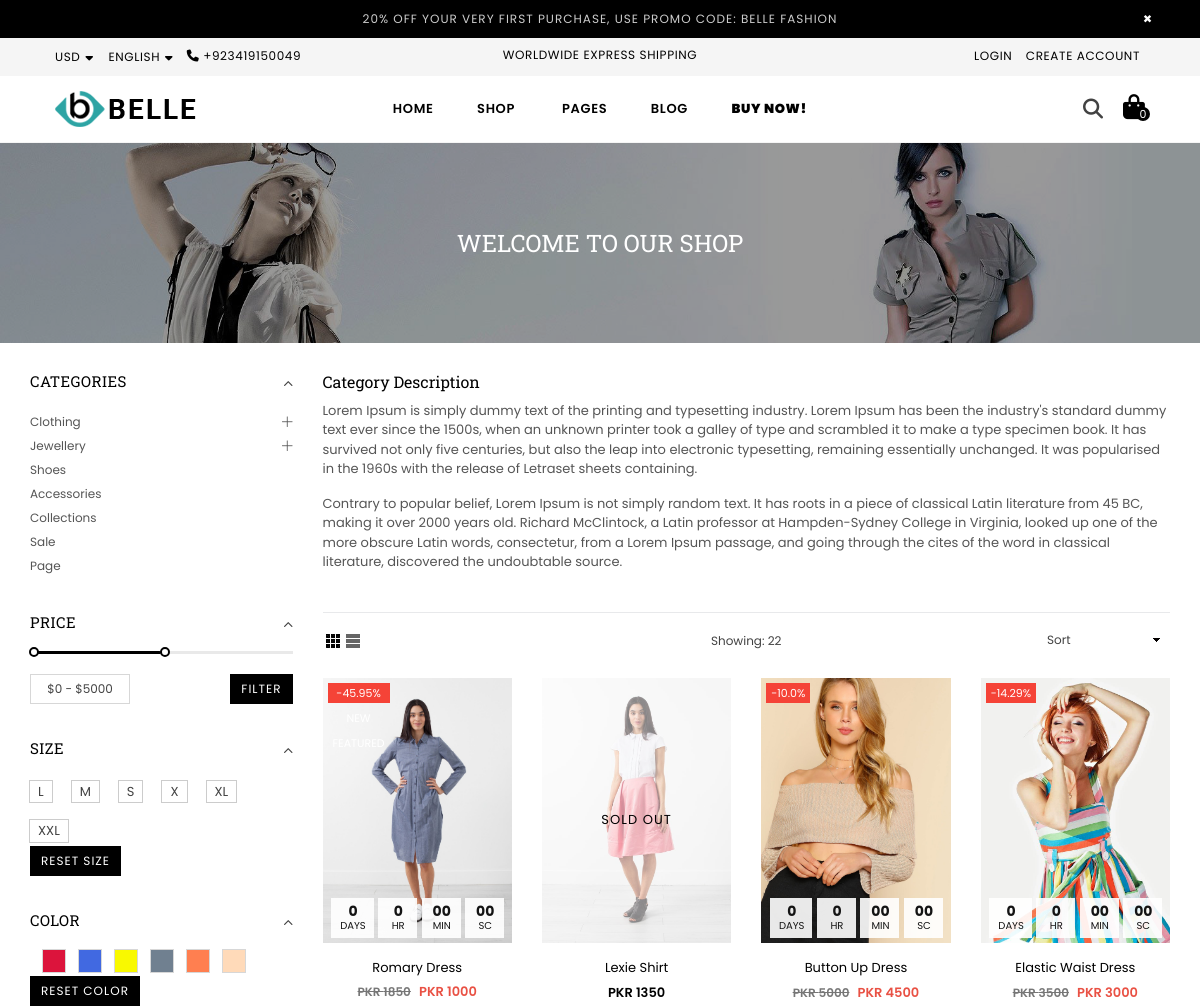
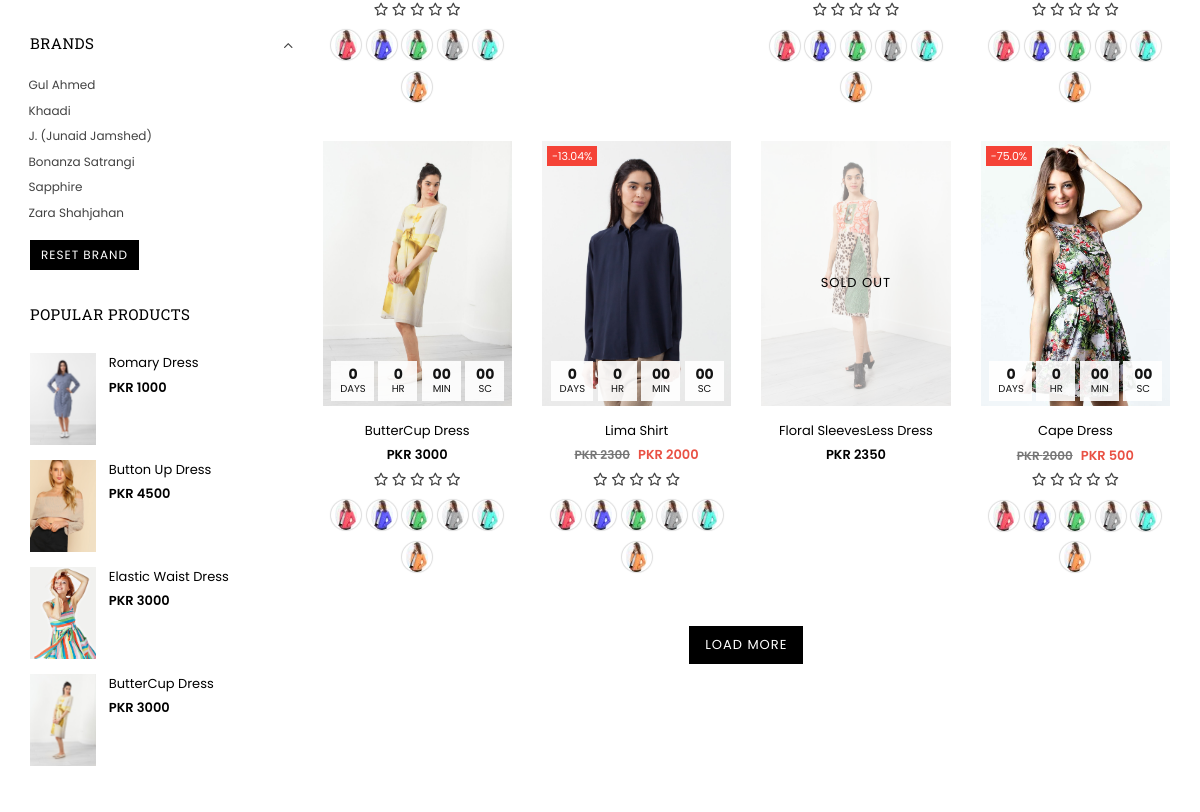
The app's page /shop (upper part), older data (2 pictures, top to bottom).
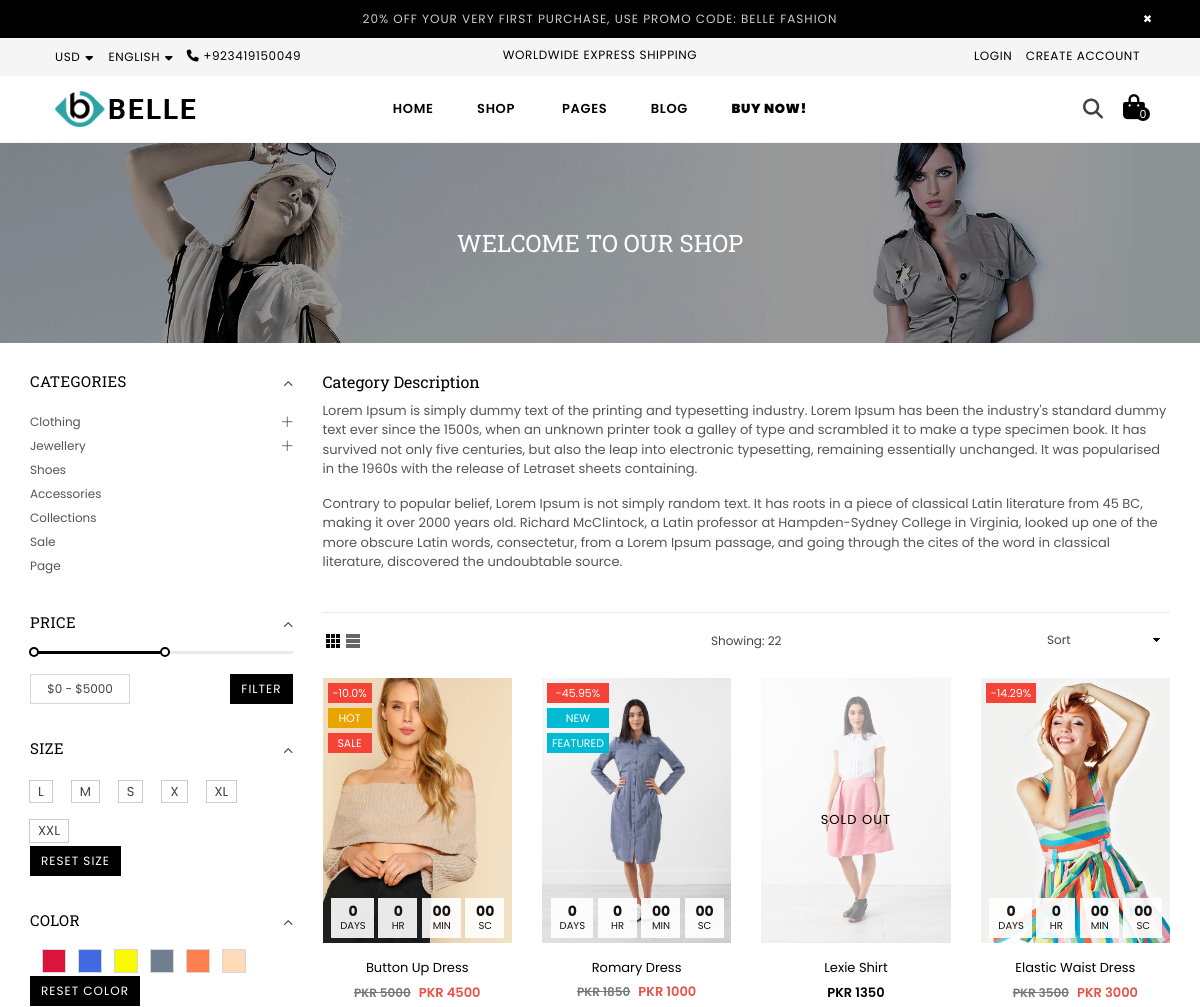
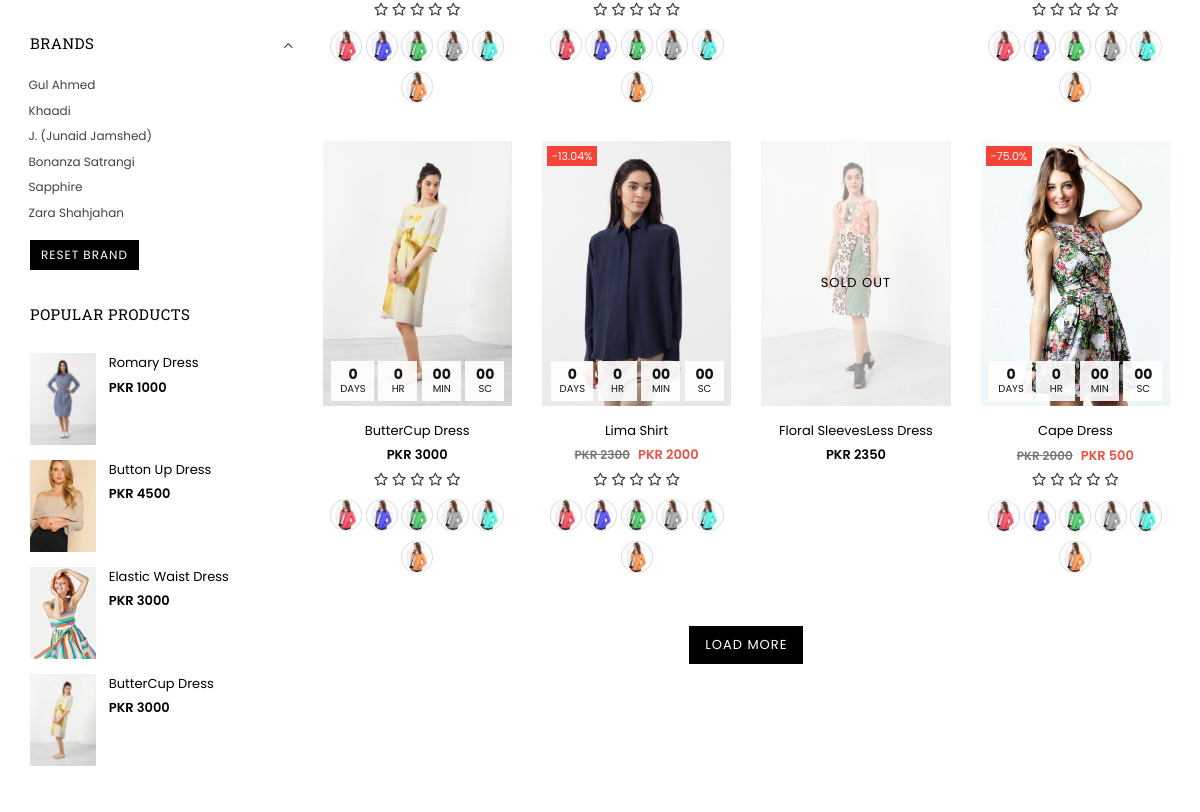
The same page, newer data (2 pictures, top to bottom).
### app/models.py (models this page shows, shortened)
class Size(models.Model):
    name = models.CharField(max_length=5, unique=True)  # e.g., S, M, L, XL

class Color(models.Model):
    name = models.CharField(max_length=30, unique=True)
    hex_code = models.CharField(max_length=7, blank=True, null=True)  # Optional: for color display

class Brand(models.Model):
    name=models.CharField(max_length=100,unique=True)

class Products(models.Model):
    name=models.CharField(max_length=100)
    description=models.TextField()
    slug=models.SlugField(max_length=50,unique=True,blank=True)
    in_stock=models.BooleanField()
    stock_quantity=models.IntegerField()
    last_update=models.DateTimeField(auto_now=True)
    sku=models.CharField(max_length=50)
    view_count=models.IntegerField(null=True,blank=True)
    price=models.IntegerField()
    striked_price=models.IntegerField(blank=True,null=True,default=0)
    product_type=models.CharField(max_length=20)
    labels=models.ManyToManyField(Labels,max_length=20)
    wishlist=models.ManyToManyField(User,related_name='wishlist',blank=True)
    collections=models.CharField(max_length=50)
    main_image= models.ImageField(upload_to='products/')  # Shown by default
    hover_image= models.ImageField(upload_to='products/')  # Shown on hover
    tag=models.ManyToManyField('Tag',related_name='products',blank=True)
    sizes = models.ManyToManyField(Size, related_name='products', blank=True)
    color = models.ManyToManyField(Color, related_name='productscolor', blank=True)
    brand=models.ForeignKey(Brand, on_delete=models.CASCADE,related_name='brand',blank=True)
    @property
    def discount_percentage(self):
        if self.striked_price:  # Ensure the striked price exists to avoid division by zero
            return round(100 - ((self.price / self.striked_price) * 100), 2)
        return 0  # No discount if no striked price
    class Meta:
        verbose_name = "Product"  # Correct singular form
        verbose_name_plural = "Products"  # Correct plural form

class Labels(models.Model):
    name = models.CharField(max_length=30, unique=True)

### app/views.py (the view)
# urls.py: path("shop",views.shoppage,name="shop"),
def shoppage(request):
    products = Products.objects.all()
    all_tags=Tag.objects.all()
    percentage=0
    for i in products:
        if i.striked_price:
            percentage=100-((round(i.price/i.striked_price,2)*100))
    top_product=Products.objects.all().order_by("-view_count")[0:4]
    all_brands = Brand.objects.all()
    selected_tags = request.GET.getlist('tag')
    if selected_tags:
        products = products.filter(tag__slug__in=selected_tags).distinct()
    selected_brands = request.GET.getlist('brand')
    if selected_brands:
        products = products.filter(brand__in=selected_brands)
    all_sizes = Size.objects.all().order_by('name')
    all_colors=Color.objects.all()
    selected_colors=request.GET.getlist('color')
    selected_sizes = request.GET.getlist('size')
    if selected_sizes:
        products = products.filter(sizes__name__in=selected_sizes).distinct()
    if selected_colors:
        products = products.filter(color__name__in=selected_colors).distinct()
    else:
        selected_colors = []
    price_form = PriceFilterForm(request.GET)
    if price_form.is_valid():
        min_price = price_form.cleaned_data.get('min_price')
        max_price = price_form.cleaned_data.get('max_price')
        if min_price is not None:
            products = products.filter(price__gte=min_price)
        if max_price is not None:
            products = products.filter(price__lte=max_price)
    products = products.annotate(avg_rating=Avg('reviews__rating')).order_by("-last_update")[:16]
    for product in products:
        product.average_rating = int(round(product.avg_rating)) if product.avg_rating else 0
    context = {
        "percentage":percentage,
        "top_product":top_product,
        "all_brands":all_brands,
        "products": products,
        "stars_range": range(1, 6),  # To loop for 1-5 stars in the template
        "all_sizes": all_sizes,
        "selected_sizes": selected_sizes,
        "price_filter_form": price_form,  # Include the price filter form in context
        "all_colors":all_colors,
        "selected_colors":selected_colors,
        'selected_brands': selected_brands,
        "all_tags":all_tags,
        }
    return render(request, "app/shop.html", context)

### app/forms.py
class PriceFilterForm(forms.Form):
    min_price = forms.IntegerField(required=False, min_value=0, widget=forms.NumberInput(attrs={
        'placeholder': 'Min Price',
        'class': 'form-control',
        'id': 'id_min_price'
    }))
    max_price = forms.IntegerField(required=False, min_value=0, widget=forms.NumberInput(attrs={
        'placeholder': 'Max Price',
        'class': 'form-control',
        'id': 'id_max_price'
    }))
    def clean(self):
        cleaned_data = super().clean()
        min_price = cleaned_data.get("min_price")
        max_price = cleaned_data.get("max_price")
        if min_price and max_price:
            if min_price > max_price:
                raise forms.ValidationError("Min price cannot be greater than Max price.")

### app/templates/app/shop.html (shortened to what the changed rows need)
{% extends "base.html" %} {% load static %} {% block title %} BELLE | SHOP {% endblock title %} {% block content %}
<div id="page-content">
  <div class="collection-header" style="    margin-bottom: 29px;">
  <div class="collection-hero">
        <div class="collection-hero__title-wrapper"><h1 class="collection-hero__title page-width">Welcome To Our Shop</h1></div>
      </div>
</div>
    <div class="container">
      <div class="row">
          <div class="col-12 col-sm-12 col-md-3 col-lg-3 sidebar filterbar">
              <div class="sidebar_tags">
                  <div class="sidebar_widget categories filter-widget">
                        <div class="widget-title"><h2>Categories</h2></div>
                    </div>
                    <div class="sidebar_widget filterBox filter-widget">
                      <div class="widget-title">
                        <h2>Price</h2>
                      </div>
                    </div>
                    <div class="sidebar_widget filterBox filter-widget size-swatches">
                      <div class="widget-title">
                        <h2>Size</h2>
                      </div>
                      <div class="filter-size swatch-list">
                        <ul>
                          {% for size in all_sizes %}
                            <li style="padding:3px 4px;">
                              <button
                                type="button"
                                class="swatch-btn {% if size.name in selected_sizes %}checked{% endif %}"
                                data-size="{{ size.name }}">
                                {{ size.name }}
                              </button>
                            </li>
                          {% endfor %}
                        </ul>
                      </div>
                    </div>
                    <div class="sidebar_widget filterBox filter-widget">
                      <div class="widget-title">
                        <h2>Color</h2>
                      </div>
                      <form id='color-filter-form' method='GET' action='{% url "shop" %}'>
                        <div class="filter-color swacth-list clearfix">
                          {% for color in all_colors %}
                            <button type='button' class="swatch-btn1 {{ color.name |lower }} {% if color.name in selected_colors %} checked {% endif %}"
                                    data-color="{{ color.name }}"
                                    style="background-color: {{ color.hex_code }}; height: 24px; width: 24px; margin-left: 12px;">
                            </button>
                          {% endfor %}
                        </div>
                      </form>
                    </div>
                    <div class="sidebar_widget filterBox filter-widget">
                      <div class="widget-title">
                        <h2>Brands</h2>
                      </div>
                      <form id="brand-filter-form" method="GET" action="{% url 'shop' %}">
                        <ul>
                          {% for brand in all_brands %}
                            <li>
                              <label for="brand-check-{{ brand.id }}">
                                {{ brand.name }}
                              </label>
                            </li>
                          {% endfor %}
                        </ul>
                      </form>
                    </div>
        <div class="sidebar_widget">
                      <div class="widget-title"><h2>Popular Products</h2></div>
          <div class="widget-content">
                            <div class="list list-sidebar-products">
                              <div class="grid">
                                {% for item in  top_product %}
                                <div class="grid__item">
                                  <div class="mini-list-item">
                                    <div class="mini-view_image">
                                        <a class="grid-view-item__link" href="{% url "product" item.slug %}">
                                            <img class="grid-view-item__image" src="{{item.main_image.url}}" alt="" />
                                        </a>
                                    </div>
                                    <div class="details"> <a class="grid-view-item__title" href="#">{{item.name}}</a>
                                      <div class="grid-view-item__meta"><span class="product-price__price"><span class="money">PKR {{item.price}}</span></span></div>
                                    </div>
                                  </div>
                                </div>
                                {% endfor %}
                              </div>
                            </div>
                        </div>
        </div>
                </div>
            </div>
            <div class="col-12 col-sm-12 col-md-9 col-lg-9 main-col">
              <div class="productList product-load-more">
                    <div class="grid-products grid--view-items">
                      <div class="row">
                        {% for item in products %} {% if item.in_stock %}
                        <div class="col-6 col-sm-6 col-md-4 col-lg-3 item">
                          <div class="product-image">
                            <a href="{% url "product" item.slug %}">
                              <img
                                class="primary blur-up lazyload"
                                data-src="{{item.main_image.url}}"
                                src="{{item.main_image.url}}"
                                alt="image"
                                title="product"
                              />
                              <div class="product-labels rectangular">
                                {% if item.striked_price > 0 %}
                                <span class="lbl on-sale">-{{item.discount_percentage}}%</span>
                              {% endif %}
                                {% for i in item.labels.all %}
                                <span class="lbl {% if i.name == 'NEW' or i.name == 'FEATURED' %} pr-label1 {% elif i.name == 'HOT' %} pr-label2 {% elif i.name == 'SALE'%} lbl on-sale {% endif %} ">{{i.name}}</span>
                                {% endfor %}
                              </div>
                            </a>
                            <div
                              class="saleTime desktop"
                              data-countdown="2022/03/01"
                            ></div>
                          </div>
                          <div class="product-details text-center">
                            <div class="product-name">
                              <a href="#">{{item.name}}</a>
                            </div>
                            <div class="product-price">
                              {% if item.striked_price > 0 %}
                              <span class="old-price">PKR {{item.striked_price}}</span>
                              {% endif %}
                              <span class="price">PKR {{item.price}}</span>
                            </div>
                            <div class="product-review">
                              {% for star in stars_range %} {% if star <= item.average_rating %}
                              <i class="fas fa-star filled-star"></i>
                              {% else %}
                              <i class="far fa-star empty-star"></i>
                              {% endif %}
                              {% endfor %}
                            </div>
                            <ul class="swatches">
                              <li class="swatch medium rounded">
                                <img
                                  src="{% static 'app/images/product-images/variant1.jpg' %} "
                                  alt="image"
                                />
                              </li>
                              <li class="swatch medium rounded">
                                <img
                                  src="{% static 'app/images/product-images/variant2.jpg' %} "
                                  alt="image"
                                />
                              </li>
                              <li class="swatch medium rounded">
                                <img
                                  src="{% static 'app/images/product-images/variant3.jpg' %} "
                                  alt="image"
                                />
                              </li>
                              <li class="swatch medium rounded">
                                <img
                                  src="{% static 'app/images/product-images/variant4.jpg' %} "
                                  alt="image"
                                />
                              </li>
                              <li class="swatch medium rounded">
                                <img
                                  src="{% static 'app/images/product-images/variant5.jpg' %} "
                                  alt="image"
                                />
                              </li>
                              <li class="swatch medium rounded">
                                <img
                                  src="{% static 'app/images/product-images/variant6.jpg' %} "
                                  alt="image"
                                />
                              </li>
                            </ul>
                          </div>
                        </div>
                        {% else %}
                        <div
                          class="col-6 col-sm-6 col-md-4 col-lg-3 item grid-view-item--sold-out"
                        >
                          <div class="product-image">
                            <a href="{% url "product" item.slug %}">
                              <img
                                class="grid-view-item__image primary blur-up lazyload"
                                data-src="{{item.main_image.url}}"
                                src="{{item.main_image.url}} "
                                alt="image"
                                title="product"
                              />
                              <span class="sold-out"><span>Sold out</span></span>
                            </a>
                          </div>
                          <div class="product-details text-center">
                            <div class="product-name">
                              <a href="#">{{item.name}}</a>
                            </div>
                            <div class="product-price">
                              <span class="price">PKR {{item.price}}</span>
                            </div>
                          </div>
                        </div>
                        {% endif %} {% endfor %}
                      </div>
                    </div>
                </div>
            </div>
        </div>
    </div>
</div>
{% endblock content %}

Row changes from the older to the newer data that the page shows:
changed Products "Romary Dress": gains Labels (name "NEW"); gains Labels (name "FEATURED")
changed Products "Button Up Dress": gains Labels (name "HOT"); moves up the list
added Labels: name "SALE", shown under Products "Button Up Dress"
